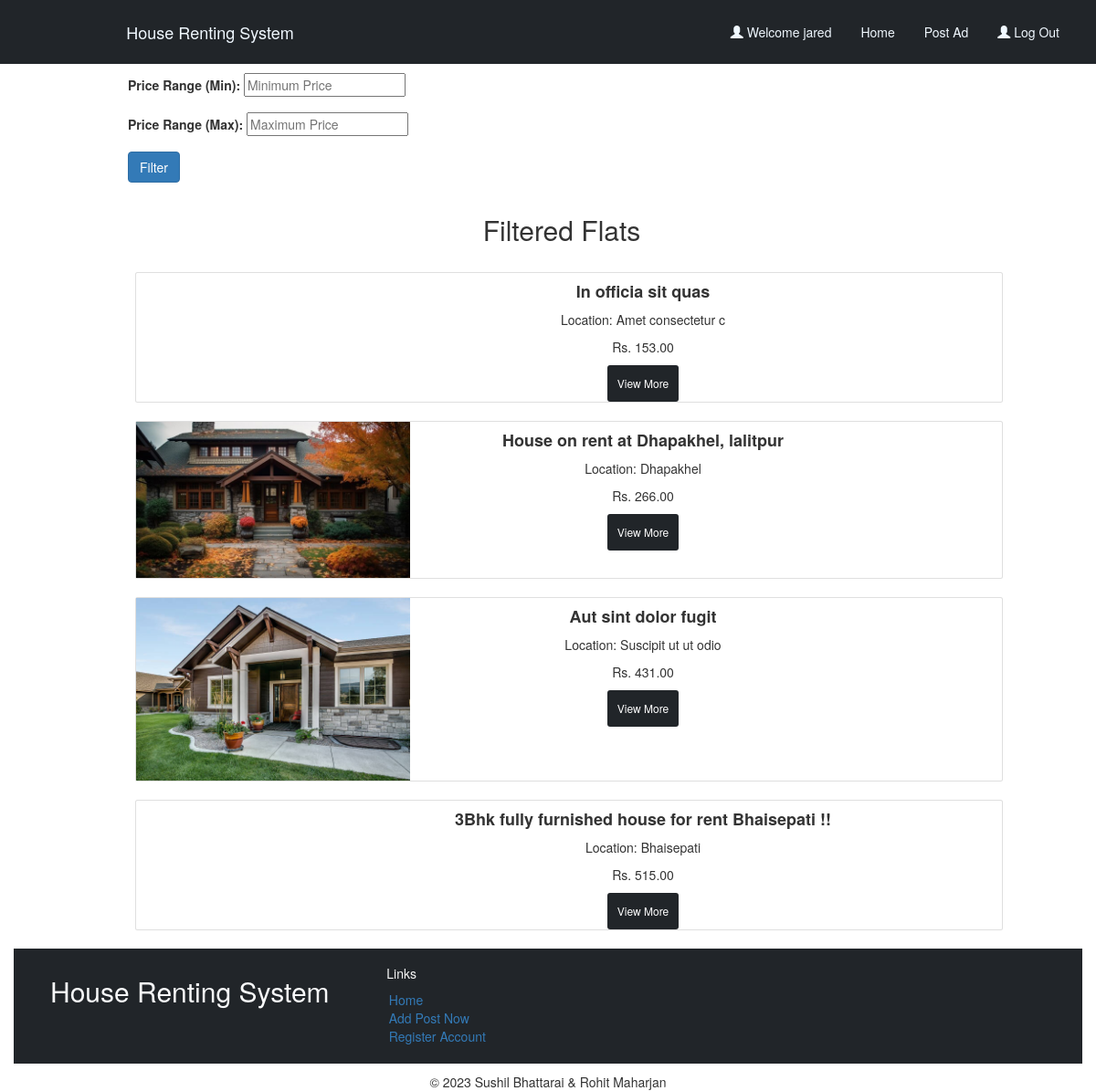
/filter_flat (signed in), run on the app's committed database.
### houserent/models.py (models this page shows)
class FlatsAvailable(models.Model):
    uid=models.ForeignKey(User, verbose_name="User Id", on_delete=models.CASCADE,default=6)
    title = models.CharField(max_length=100)
    full_name=models.CharField(max_length=50,null=True)
    email=models.EmailField(max_length=254,null=True)
    phone=models.IntegerField(null=True)
    description = models.TextField()
    price = models.DecimalField(max_digits=10, decimal_places=2)
    location = models.CharField(max_length=200,)
    bedroom = models.PositiveIntegerField()
    livingroom = models.PositiveIntegerField()
    bathroom = models.PositiveIntegerField()
    kitchen = models.PositiveIntegerField()
    contact_number = models.CharField(max_length=15)
    date_and_time=models.DateTimeField(default=timezone.now)
    images = models.ImageField(upload_to='uploads',null=True)
    slugs=models.SlugField(unique=True,null=True)
    def __str__(self):
        return self.title

### houserent/views.py (the view)
# urls.py: path('filter_flat', views.filter_flats, name='filter-flat'),
def filter_flats(request):
    flats = None
    if request.method == 'POST':
        price_min = request.POST.get('priceMin')
        price_max = request.POST.get('priceMax')
        if price_min is not None and price_max is not None:
            all_flats = FlatsAvailable.objects.filter(price__gte=price_min, price__lte=price_max)
            all_flats = quicksort(list(all_flats))
            paginator = Paginator(all_flats, 4)
            page = request.GET.get('page', 1)  \
            try:
                flats = paginator.page(page)
            except PageNotAnInteger:
                flats = paginator.page(1)
            except EmptyPage:
                flats = paginator.page(paginator.num_pages)
    else:
        all_flats = FlatsAvailable.objects.all()
        all_flats = quicksort(list(all_flats))
        paginator = Paginator(all_flats, 4)
        page = request.GET.get('page', 1)  # Set a default page number of 1
        try:
            flats = paginator.page(page)
        except PageNotAnInteger:
            flats = paginator.page(1)
        except EmptyPage:
            flats = paginator.page(paginator.num_pages)
    context = {'flats': flats}
    return render(request, 'filter_flat.html', context)

### houserent/views.py (called while the page is built)
def quicksort(arr):
    if len(arr) <= 1:
        return arr
    else:
        pivot = arr[0].price
        less = [flat for flat in arr[1:] if flat.price <= pivot]
        greater = [flat for flat in arr[1:] if flat.price > pivot]
        return quicksort(less) + [arr[0]] + quicksort(greater)

### houserent/templates/filter_flat.html (shortened to what this page needs)
{% extends 'layout.html' %}
{% load static%}
{% block content %}
<div class="container">
  <div class="row  ">
    <div class="col-12 col-md-12">
      <div class="filter">
        <form method="POST" action="{% url 'filter-flat' %}">
          <div class="form-outline form-white mb-4">
            <label for="priceMin">Price Range (Min):</label>
            <input type="number" id="priceMin" name="priceMin" placeholder="Minimum Price">
          </div>
          <div class="form-outline form-white mb-4">
            <label for="priceMax">Price Range (Max):</label>
            <input type="number" id="priceMax" name="priceMax" placeholder="Maximum Price">
          </div>
          <div class="form-outline form-white mb-4">
            <button class="btn btn-primary" type="submit">Filter</button>
          </div>
        </form>
      </div>
    </div>
    <center>
        {% if flats %}
            <h2>Filtered Flats</h2>
            <br>
            {% for flat in flats %}
                <div class="container">
                  <div class="card">
                    <div class="row">
                      <div class="col-sm-4">
                        <a href="{% url 'flats' flat.slugs flat.id %}"> <img src="{{ flat.images.url }}" alt="" style="width: 300px;"> </a>
                      </div>
                      <div class="image-box col-sm-6">
                        <div class="card-block">
                          <h4><b>{{ flat }}</b></h4>
                          <p>Location: {{ flat.location }}</p>
                          <p>Rs. {{ flat.price }}</p>
                          <a href="{% url 'flats' flat.slugs flat.id %}" class="btn btn-dark btn-sm float-right" style="padding:10px ;">View More</a>
                        </div>
                      </div>
                    </div>
                  </div>
                  <br>
                </div>
            {% endfor %}
        {% else %}
            <h2>No flats found.</h2>
            <hr>
        {% endif %}
    </center>
  </div>
</div>
{% endblock %}

### houserent/templates/layout.html (shortened to what this page needs)
<!DOCTYPE html>
{% load static %}
<html lang="en">
<head>
  <link rel="stylesheet" href="{% static 'css/bootstrap.min.css' %}">
  <link rel="stylesheet" type="text/css" href="{% static 'css/custom.css' %}">
  <link rel="stylesheet" href="https://maxcdn.bootstrapcdn.com/bootstrap/3.2.0/css/bootstrap.min.css">
</head>
<body>
    <div class="container-fluid">
        <div class="row align-items-center mb-3 p-3 bg-dark" >
            <div class="col-md-1"></div>
            <div class="col-md-3">
                <a class="navbar-brand " href="{% url 'index' %}" style="color: aliceblue;">House Renting System</a>
              </div>
              <div class="col-md-8" >
                <nav>
                    <ul class="nav nav-pills justify-content-end "  >
                        {% if user.is_authenticated %}
                        <li class="nav-item" ><a class="nav-link" style="color: aliceblue;" href="{% url 'profile' %}" ><span class="glyphicon glyphicon-user"></span> Welcome  {{request.user.username}}</a></li>
                        {% endif %}
                        <li class="nav-item" ><a class="nav-link" style="color: aliceblue;" href="{% url 'index' %}" >Home</a></li>
                        {% if user.is_authenticated %}
                        <li class="nav-item"><a class="nav-link" style="color: aliceblue;" href="{% url 'postad' %}"> Post Ad</a></li>
                        <li class="nav-item"><a class="nav-link" style="color: aliceblue;" href="{% url 'logout' %}"><span class="glyphicon glyphicon-user"></span> Log Out</a></li>
                        {% endif %}
                      </ul>
                </nav>
            </div>
        </div>
        <div class="container">
            {% block content %}
            {% endblock%}
        </div>
      <div class="p-2 d-flex  align-content-end mb-3 p-3 bg-dark " style=margin-right:0;>
        <div class="col-md-4 px-5 h2"><a href="{%url 'index'%}" class="text-decoration-none text-light">House Renting System</a></div>
        <div class="col-md-2 px-4">
            <h5 class="" style="color:whitesmoke">Links</h5>
            <ul class="d-flex flex-column list-unstyled   ms-auto ">
                <li class=" mx-1" style="color:whitesmoke"><a class="navlist footer-link" id="nav"   href="{% url 'index' %}">Home</a></li>
                <li class=" mx-1" style="color:whitesmoke"><a class="navlist footer-link " id="nav"  href="{% url 'postad'%}">Add Post Now</a></li>
                <li class=" mx-1" style="color:whitesmoke"><a class="navlist footer-link" id="nav"  href="{% url 'register' %}">Register Account</a></li>
            </ul>
        </div>
        <div class="col-md-6"></div>
    </div>
        <center>© 2023 Sushil Bhattarai & Rohit Maharjan</center>
</div>
</body>
</html>

### houserent/static/css/custom.css (style rules this page uses)
.container { width: 980px !important; }

### data on the page
FlatsAvailable: title "In officia sit quas", location "Amet consectetur c", price "153.00"
FlatsAvailable: images (picture), title "House on rent at Dhapakhel, lalitpur", location "Dhapakhel", price "266.00"
FlatsAvailable: images (picture), title "Aut sint dolor fugit", location "Suscipit ut ut odio", price "431.00"
FlatsAvailable: title "3Bhk fully furnished house for rent Bhaisepati !!", location "Bhaisepati", price "515.00"

### other printed values
{{ request.user.username }} "jared"
